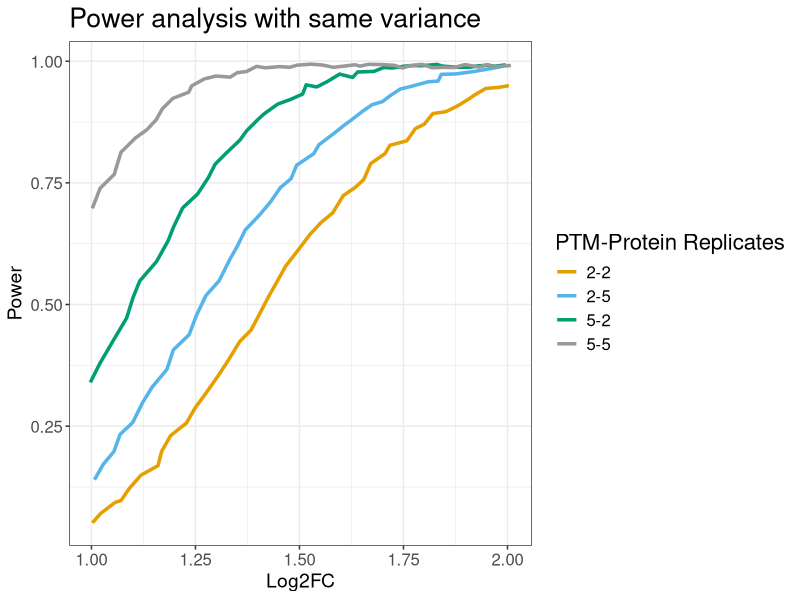
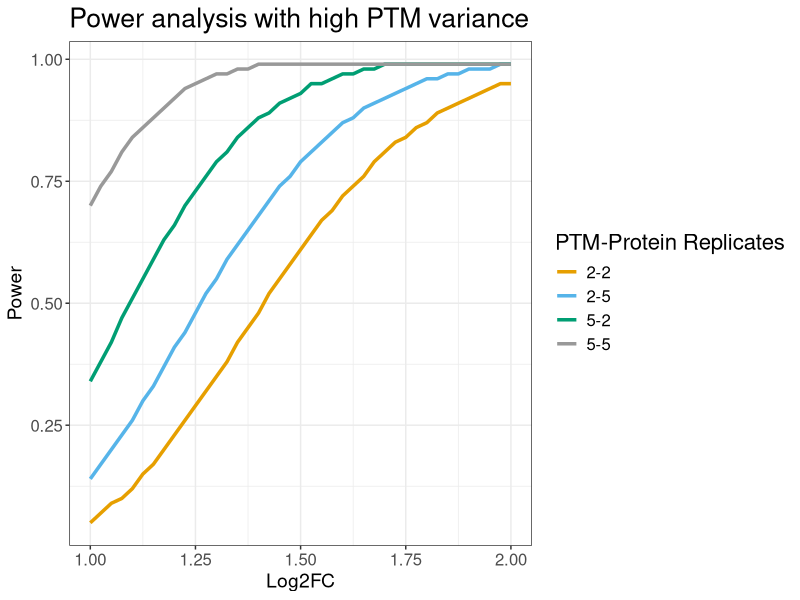
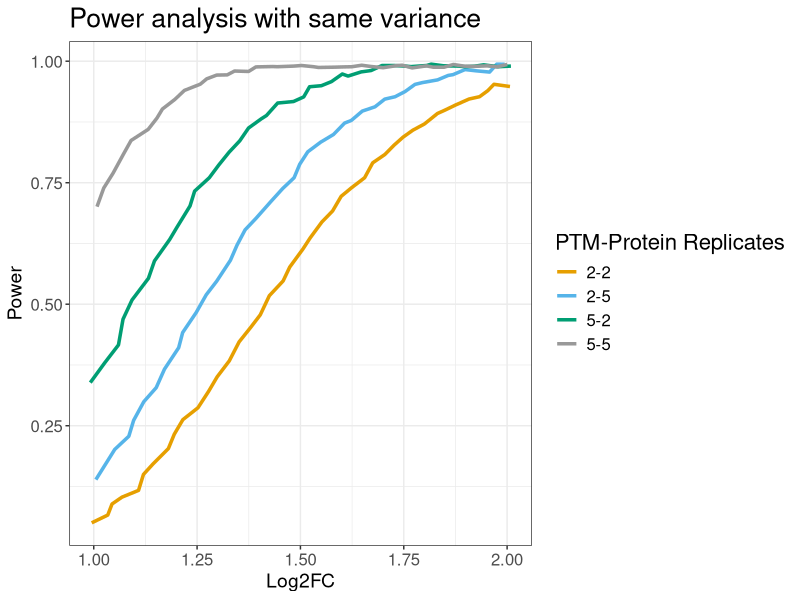
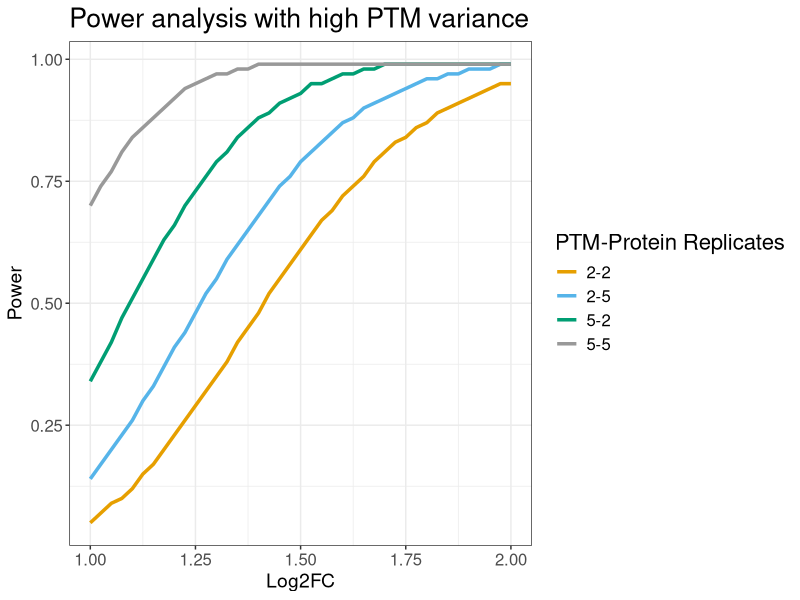

Generate these figures, in order, with R:

library(tidyverse)
library(ggthemes)
library(data.table)

setwd(dirname(rstudioapi::getActiveDocumentContext()$path))

## Calculations w/o feature variations -----------------------------------------

sigma_model <- function(ptm_var, ptm_n, prot_var, prot_n){
  simga <- sqrt((ptm_var/ptm_n) + (prot_var/prot_n))
  return(simga)
}

## Define adjustable metrics
low <- .1
mid <- .15
high <- .2
n_sample_list <- c(2,5)

## Hard metrics
FDR <- 0.05
m0_m1 <- 99
delta <- seq(1, 2, 0.025)

bind_list <- c()

i <- 1
for (x in seq_along(n_sample_list)){
  for (y in seq_along(n_sample_list)){
    var <- sigma_model(high, n_sample_list[[x]], low, n_sample_list[[y]])
    
    
    t <- delta / var
    
    powerTemp <- seq(0, 1, 0.01)
    power <- numeric(length(t))
    
    for (i in seq_along(t)) {
      diff <- qnorm(powerTemp) + qnorm(1 - powerTemp * FDR / (1 + (1 - FDR) * m0_m1) / 2) - t[i]
      min(abs(diff), na.rm = TRUE)
      power[i] = powerTemp[order(abs(diff))][1]
    }
    
    temp <- data.table("PTM-Protein Replicates" = paste(n_sample_list[[x]],  n_sample_list[[y]], sep = "-"),
               "Log2FC" = delta, "Power" = power)
    
    bind_list <- c(bind_list, list(temp))
    
  }
}


low_var_df <- rbindlist(bind_list)
same_var_df <- rbindlist(bind_list)
high_ptm_var_df <- rbindlist(bind_list)
high_var_df <- rbindlist(bind_list)

## Charts ------------------------------------------------------------------
cbPalette <- c("#E69F00", "#56B4E9", "#009E73", "#999999", 
               "#0072B2", "#D55E00", "#CC79A7", "#999999")

p1 <- same_var_df %>%
  ggplot() + geom_line(aes(x = Log2FC, y = Power, color = `PTM-Protein Replicates`), 
                       position = "jitter", size = 1.2) +
  scale_colour_manual(values=cbPalette) +
  labs(title = "Power analysis with same variance") +
  theme_bw() +
  theme(axis.text.x = element_text(size = 12),
        axis.text.y = element_text(size = 12),
        legend.text=element_text(size=12),
        axis.title.y = element_text(size = 14),
        axis.title.x = element_text(size = 14),
        title = element_text(size = 16),
        strip.text = element_text(size = 12))
p1

p2 <- high_ptm_var_df %>%
  ggplot() + geom_line(aes(x = Log2FC, y = Power, color = `PTM-Protein Replicates`), size = 1.2) +
  scale_colour_manual(values=cbPalette) +
  labs(title = "Power analysis with high PTM variance") +
  theme_bw() +
  theme(axis.text.x = element_text(size = 12),
        axis.text.y = element_text(size = 12),
        legend.text=element_text(size=12),
        axis.title.y = element_text(size = 14),
        axis.title.x = element_text(size = 14),
        title = element_text(size = 16),
        strip.text = element_text(size = 12))
p2

png("../supplementary/sim_new/same_var_power.png", width = 750, height = 500)
p1
dev.off()

png("../supplementary/sim_new/high_ptm_var_power.png", width = 750, height = 500)
p2
dev.off()
